Frame 1 (no input): blank canvas, image omitted
Frame 60 (no input): blank canvas, image omitted
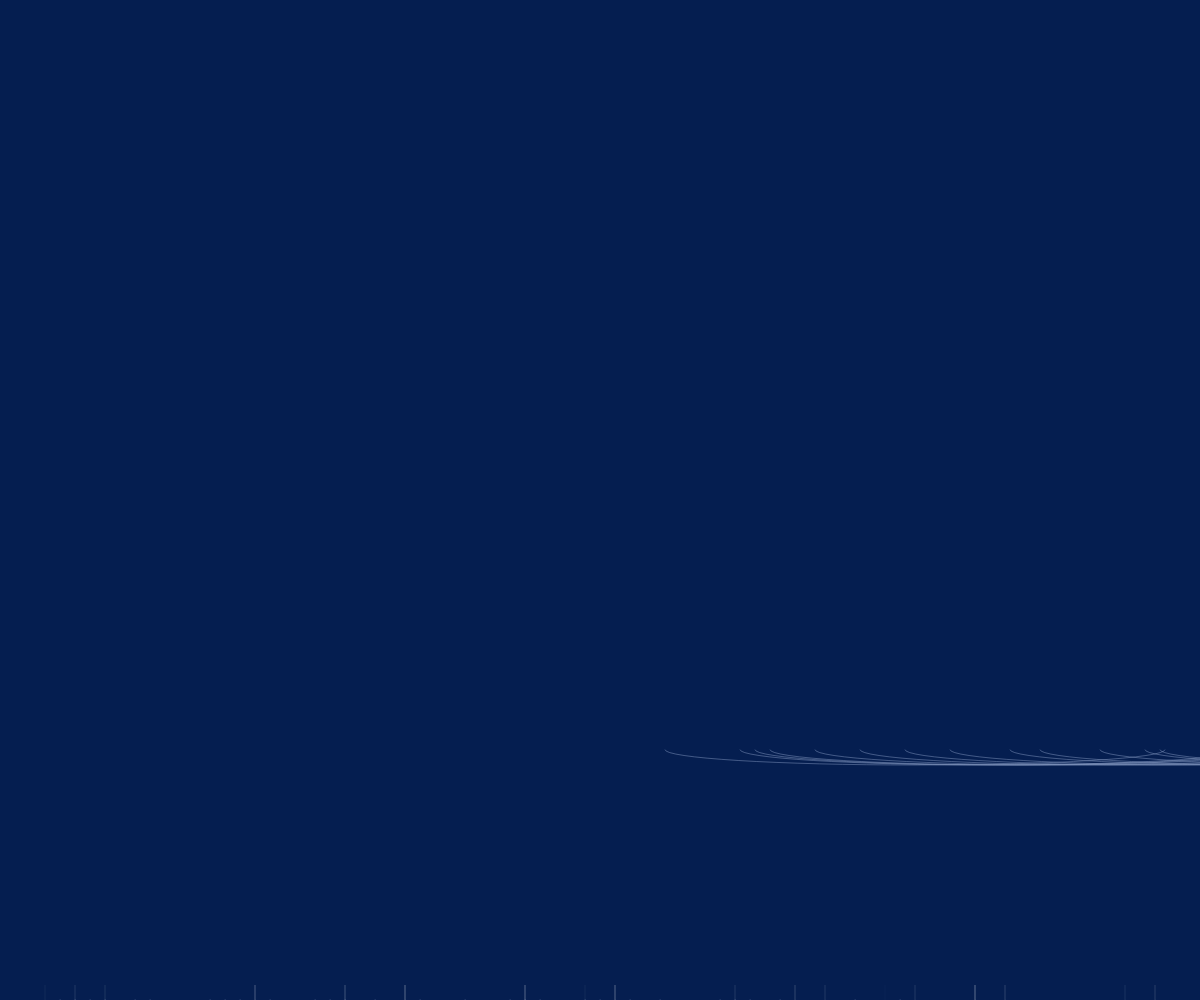
Frame 120 (the mouse pressed at the canvas centre since frame 60)

The p5.js sketch whose frames 1 and 60 were blank and that drew this single picture after the mouse press (run headless with seeded random() and noise() and a simulated clock; from frame 60 on, the mouse is pressed at the canvas centre):

// p5.js sketch
// ── sketch.js
var w = 16;
var h = 16;
var index = 0;




function setup() {
      createCanvas(windowWidth, windowHeight);
      background(5,30,80);
      
      smooth();
      strokeWeight(3);
}

function draw() {
     /*var x1 = w * index; 
     var x2 = x1 + w; 
     var y1 = h * 23; 
     var y2 = h * 24;

      if (random(2) < 1) {
        line(x2, y1, x1, y2);
      } else {
        line(x1, y1, x2, y2);
      }
      index++;
      if (index == width / w) {
        image = get(0, h, width, h * 23);
        background(0,0, 255);
        set(0, 0, image);
        index = 0;

        } */
a =mouseY;
b =30;
var x1=b/2 + (index*b/2);
var x2=(3*b/2) + (b*index);
var y1=height - a/2


        if (random(2) < 1) {
        noFill();
        strokeWeight(0.5);
        stroke(130,150,190);
        arc(x1,y1, a, b, 0, PI);
        } else {
          noFill();
          strokeWeight(random(0.2));
          stroke(254,254,254.60);
        arc(x2, y1, a, b, PI, 0);
      }

      index++;
      if (index > 3*width / b) {
        image = get(0, b, width, height - b/4);
        background(5,30,80,random(80));
        set(0, 0, image);
        index = 0;

        }






      }
